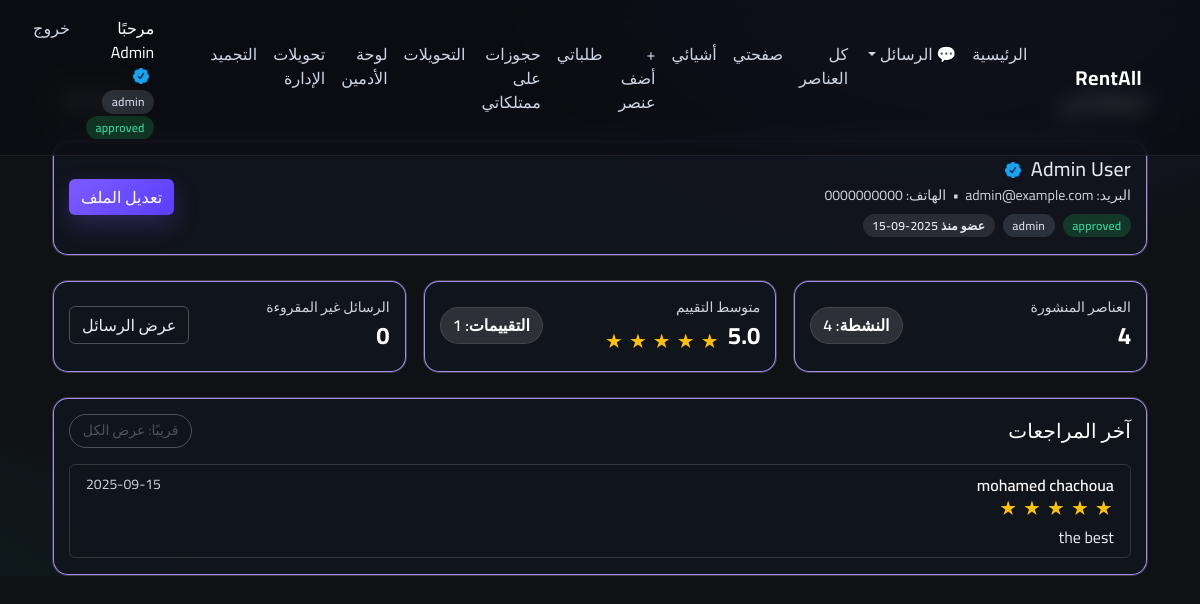
Screenshot of /profile (signed in) with the database file from the repository.
### app/models.py (models this page shows, shortened)
class User(Base):
    __tablename__ = "users"
    id = Column(Integer, primary_key=True, index=True)
    first_name = Column(String(100), nullable=False)
    last_name  = Column(String(100), nullable=False)
    email      = Column(String(200), unique=True, nullable=False, index=True)
    phone      = Column(String(50), nullable=False)
    password_hash = Column(String(255), nullable=False)
    stripe_account_id = col_or_literal("users", "stripe_account_id", String, nullable=True)
    payouts_enabled   = col_or_literal("users", "payouts_enabled", Boolean, default=False)
    role              = col_or_literal("users", "role", String(20), default="user")
    status            = col_or_literal("users", "status", String(20), default="pending")
    is_verified    = col_or_literal("users", "is_verified", Boolean, default=False, nullable=False)
    verified_at    = col_or_literal("users", "verified_at", DateTime, nullable=True)
    if _has_column("users", "verified_by_id"):
        verified_by_id = Column(Integer, ForeignKey("users.id"), nullable=True)
    else:
        verified_by_id = column_property(literal(None))
    created_at = Column(DateTime, default=datetime.utcnow)
    updated_at = col_or_literal("users", "updated_at", DateTime, default=datetime.utcnow, onupdate=datetime.utcnow)
    avatar_path = col_or_literal("users", "avatar_path", String(500), nullable=True)
    documents = relationship(
        "Document",
        back_populates="user",
        cascade="all, delete-orphan"
    )
    items = relationship(
        "Item",
        back_populates="owner",
        cascade="all, delete-orphan"
    )
    sent_messages = relationship(
        "Message",
        foreign_keys="Message.sender_id",
        back_populates="sender"
    )
    ratings_given = relationship(
        "Rating",
        foreign_keys="Rating.rater_id",
        back_populates="rater"
    )
    ratings_received = relationship(
        "Rating",
        foreign_keys="Rating.rated_user_id",
        back_populates="rated_user"
    )
    if _has_column("users", "verified_by_id"):
        verified_by = relationship(
            "User",
            remote_side=[id],
            foreign_keys="[User.verified_by_id]",
            backref="verified_users",
            uselist=False
        )

class Rating(Base):
    __tablename__ = "ratings"
    id = Column(Integer, primary_key=True, index=True)
    rater_id       = Column(Integer, ForeignKey("users.id"), nullable=False)
    rated_user_id  = Column(Integer, ForeignKey("users.id"), nullable=False)
    stars   = Column(Integer, nullable=False, default=5)  # 1-5
    comment = Column(Text, nullable=True)
    created_at = Column(DateTime, default=datetime.utcnow)
    rater       = relationship("User", foreign_keys=[rater_id], back_populates="ratings_given")
    rated_user  = relationship("User", foreign_keys=[rated_user_id], back_populates="ratings_received")

### app/profiles.py (the view)
@router.get("/profile")
def profile(request: Request, db: Session = Depends(get_db)):
    u = request.session.get("user")
    if not u:
        return RedirectResponse(url="/login", status_code=303)
    me: User = db.query(User).get(u["id"])
    if not me:
        return RedirectResponse(url="/login", status_code=303)
    items_count = db.query(Item).filter(Item.owner_id == me.id).count()
    items_active_count = (
        db.query(Item)
        .filter(Item.owner_id == me.id, Item.is_active == "yes")
        .count()
    )
    ratings_q = db.query(Rating).filter(Rating.rated_user_id == me.id)
    ratings_count = ratings_q.count()
    avg_stars = (
        db.query(func.avg(Rating.stars))
        .filter(Rating.rated_user_id == me.id)
        .scalar()
    )
    avg_stars = round(float(avg_stars), 1) if avg_stars is not None else 0.0
    last_reviews = (
        ratings_q.order_by(Rating.created_at.desc()).limit(5).all()
    )
    reviews_view = []
    for r in last_reviews:
        rater = db.query(User).get(r.rater_id)
        reviews_view.append(
            {
                "stars": r.stars,
                "comment": r.comment or "",
                "created_at": r.created_at,
                "rater_name": f"{rater.first_name} {rater.last_name}" if rater else "مستخدم",
            }
        )
    joined_at = me.created_at or datetime.utcnow()
    return request.app.templates.TemplateResponse(
        "profile.html",
        {
            "request": request,
            "title": "صفحتي",
            "session_user": u,
            "user": me,
            "items_count": items_count,
            "items_active_count": items_active_count,
            "avg_stars": avg_stars,
            "ratings_count": ratings_count,
            "reviews": reviews_view,
            "joined_at": joined_at,
        },
    )

### app/templates/profile.html (shortened to what this page needs)
{% extends "base.html" %}
{% block content %}
<div class="mb-4 d-flex align-items-center justify-content-between">
  <h3 class="mb-0 text-strong">صفحتي</h3>
  <a class="btn btn-outline-light btn-sm" href="/u/{{ user.id }}">عرض عام</a>
</div>
<div class="card card-blur mb-4 outlined">
  <div class="card-body d-flex align-items-center gap-4 flex-wrap">
    <div class="flex-grow-1">
<h5 class="mb-1">
  {{ user.first_name }} {{ user.last_name }}
  {% if user.is_verified %}
    <img src="/static/verified.png" alt="موثّق" class="verified-badge">
  {% endif %}
</h5>
      <div class="small text-soft mb-2">
        البريد: <span class="text-normal">{{ user.email }}</span>
        &nbsp;•&nbsp;
        الهاتف: <span class="text-normal">{{ user.phone }}</span>
      </div>
      <div class="d-flex align-items-center gap-2 flex-wrap">
        <span class="badge bg-{% if user.status=='approved' %}success{% elif user.status=='pending' %}warning text-dark{% else %}danger{% endif %}">
          {{ user.status }}
        </span>
        <span class="badge bg-secondary"> {{ user.role }} </span>
        <span class="badge bg-dark-subtle text-dark">
          عضو منذ {{ joined_at.strftime("%Y-%m-%d") }}
        </span>
      </div>
    </div>
    <div class="text-end">
      <a href="/profile/edit" class="btn btn-primary">تعديل الملف</a>
    </div>
  </div>
</div>
<div class="row g-3 mb-4">
  <div class="col-12 col-md-4">
    <div class="card card-blur outlined">
      <div class="card-body d-flex align-items-center justify-content-between">
        <div>
          <div class="small text-soft">العناصر المنشورة</div>
          <div class="fs-4 fw-bold text-strong">{{ items_count }}</div>
        </div>
        <span class="stat-chip">النشطة: {{ items_active_count }}</span>
      </div>
    </div>
  </div>
  <div class="col-12 col-md-4">
    <div class="card card-blur outlined">
      <div class="card-body d-flex align-items-center justify-content-between">
        <div>
          <div class="small text-soft">متوسط التقييم</div>
          <div class="d-flex align-items-end gap-2">
            <div class="fs-4 fw-bold text-strong">{{ "%.1f"|format(avg_stars) }}</div>
            <div aria-label="تقييم نجوم">
              {% for i in range(1,6) %}
                {% if i <= avg_stars|round(0, 'floor') %}
                  <span class="star text-warning">★</span>
                {% elif i - avg_stars < 1 and i > avg_stars %}
                  <span class="star text-warning">☆</span>
                {% else %}
                  <span class="star text-dim">☆</span>
                {% endif %}
              {% endfor %}
            </div>
          </div>
        </div>
        <span class="stat-chip">التقييمات: {{ ratings_count }}</span>
      </div>
    </div>
  </div>
  <div class="col-12 col-md-4">
    <div class="card card-blur outlined">
      <div class="card-body d-flex align-items-center justify-content-between">
        <div>
          <div class="small text-soft">الرسائل غير المقروءة</div>
          <div class="fs-4 fw-bold text-strong">
            {% set unread = (request.state.unread_messages|default(0))|int %}
            {% if unread > 9 %}+9{% else %}{{ unread }}{% endif %}
          </div>
        </div>
        <a class="btn btn-outline-light" href="/messages">عرض الرسائل</a>
      </div>
    </div>
  </div>
</div>
<div class="card card-blur outlined">
  <div class="card-body">
    <div class="d-flex align-items-center justify-content-between mb-3">
      <h5 class="mb-0 section-title">آخر المراجعات</h5>
      <a class="btn btn-sm btn-outline-secondary disabled">قريبًا: عرض الكل</a>
    </div>
    {% if reviews and reviews|length %}
      <div class="list-group">
        {% for r in reviews %}
          <div class="list-group-item review-item border-secondary">
            <div class="d-flex align-items-center justify-content-between flex-wrap">
              <div class="fw-semibold text-strong">{{ r.rater_name }}</div>
              <div class="small text-soft">{{ r.created_at.strftime("%Y-%m-%d") }}</div>
            </div>
            <div class="mb-1">
              {% for i in range(1,6) %}
                {% if i <= r.stars %}
                  <span class="star text-warning">★</span>
                {% else %}
                  <span class="star text-dim">☆</span>
                {% endif %}
              {% endfor %}
            </div>
            {% if r.comment %}
              <div class="review-comment">
                {{ r.comment | e | replace('\n', '<br>') | safe }}
              </div>
            {% else %}
              <div class="text-soft">لا توجد ملاحظة نصّية.</div>
            {% endif %}
          </div>
        {% endfor %}
      </div>
    {% else %}
      <div class="alert alert-light border-0 mb-0 text-dark">لا توجد تقييمات بعد.</div>
    {% endif %}
  </div>
</div>
{% endblock %}

### app/static/style.css (style rules this page uses)
:root { --bg:#0f1115; --card:#171a21; --muted:#a9b0be; --text:#eef2fb; --primary:#7c5cff; --primary-2:#5a3eff; --accent:#00e5a8; --danger:#ff4d6d; --success:#22c55e; --warning:#f8b84e; --border:rgba(255,255,255,.07); --shadow:0 10px 30px rgba(0,0,0,.45); }
html,body { background: radial-gradient(1200px 800px at 80% -10%, rgba(124,92,255,.15), transparent 40%), radial-gradient(900px 600px at -10% 110%, rgba(0,229,168,.08), transparent 40%), var(--bg); color:var(--text); min-height:100%; -webkit-font-smoothing:antialiased; -moz-osx-font-smoothing:grayscale; }
body { font-family:'Tajawal','Cairo',system-ui, -apple-system, Segoe UI, Roboto, Arial, sans-serif; }
.btn-primary { background: linear-gradient(135deg,var(--primary),var(--primary-2)); border:0; box-shadow:0 10px 24px rgba(124,92,255,.25); }
.btn-outline-light { border-color:rgba(255,255,255,.25)!important; color:#e9eefb!important; }
.btn.btn-sm { border-radius: 999px; padding:.35rem .8rem; }
.card { background:linear-gradient(180deg, rgba(255,255,255,.04), rgba(255,255,255,.02)); border:1px solid var(--border); box-shadow: var(--shadow); border-radius:16px; overflow:hidden; transition: transform .2s ease, box-shadow .2s ease, border-color .2s ease; }
.card .card-body { padding:1rem 1rem 1.1rem; }
h1,h2,h3,h4,h5 { letter-spacing:.2px; }
.badge { border-radius:999px; padding:.35rem .6rem; font-weight:600; letter-spacing:.2px; }
.bg-success { background:rgba(34,197,94,.2)!important; color:#34d399!important; }
.bg-secondary { background:rgba(148,163,184,.2)!important; color:#cbd5e1!important; }
.list-group-item { background: rgba(255,255,255,.03); border-color: var(--border); color:var(--text); }
.verified-badge { width:16px; height:16px; vertical-align:-2px; margin-inline-start:.35rem; filter: drop-shadow(0 0 2px rgba(0,0,0,.25)); }
.small, .text-muted.small, .list-group-item .text-muted, .card .text-muted, .dropdown-menu .text-muted { color:#d7def0 !important; opacity:1 !important; }
.bg-dark-subtle { background:rgba(255,255,255,.1)!important; color:#e6ebf7!important; }

### app/templates/base.html (style rules this page uses)
body { font-family: "Cairo","Tajawal", system-ui, -apple-system, "Segoe UI", Roboto, "Helvetica Neue", Arial, sans-serif; }
.verified-badge { width:16px; height:16px; vertical-align:-2px; margin-inline-start:.35rem; display:inline-block; }
.verified-badge, .verified-badge * { color:initial!important; fill:initial!important; }

### app/templates/profile.html (style rules this page uses)
:root { --surface: rgba(18, 22, 30, .75); --surface-border: rgba(255,255,255,.18); --text-strong: #ffffff; --text-normal: #e6e9ef; --text-soft: #cfd3da; --text-dim: #b9bec7; --accent: #a78bfa; --chip-bg: rgba(255,255,255,.12); }
.card-blur { background: var(--surface); border: 1px solid var(--surface-border); backdrop-filter: blur(6px); border-radius: 14px; color: var(--text-normal); }
.text-soft { color: var(--text-soft) !important; }
.text-strong { color: var(--text-strong) !important; }
.stat-chip { border-radius: 999px; padding: .35rem .75rem; font-weight: 600; background: var(--chip-bg); color: var(--text-strong); border: 1px solid rgba(255,255,255,.1); }
.star { font-size: 1.1rem; line-height: 1; margin-inline: 1px; }
.section-title { color: var(--text-strong); letter-spacing: .2px; }
.review-item { background: transparent; color: var(--text-normal); border-color: rgba(255,255,255,.14) !important; }
.review-comment { color: var(--text-normal); }
.outlined { box-shadow: inset 0 0 0 1px var(--accent); border-radius: 16px; }

### rows the page displays
User: first_name "Admin", email "admin@example.com", phone "0000000000", status "approved", role "admin", strftime "2025-09-15"
Rating: rater_name "mohamed chachoua", created_at "2025-09-15", comment "the best"

### other values shown
{{ session_user.first_name }} "Admin"
{{ session_user.role }} "admin"
{{ session_user.status }} "approved"
{{ items_count }} "4"
{{ items_active_count }} "4"
{{ "%.1f"|format(avg_stars) }} "5.0"
{{ ratings_count }} "1"
{{ unread }} "0"
